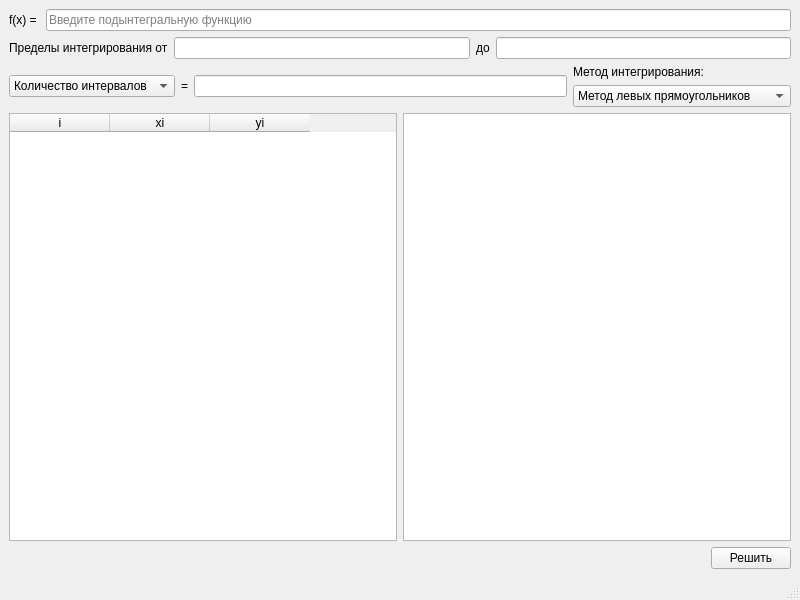
<?xml version="1.0" encoding="UTF-8"?>
<ui version="4.0">
 <class>MainWindow</class>
 <widget class="QMainWindow" name="MainWindow">
  <property name="geometry">
   <rect>
    <x>0</x>
    <y>0</y>
    <width>800</width>
    <height>600</height>
   </rect>
  </property>
  <property name="windowTitle">
   <string>MainWindow</string>
  </property>
  <widget class="QWidget" name="centralwidget">
   <layout class="QVBoxLayout" name="verticalLayout_2">
    <item>
     <layout class="QHBoxLayout" name="horizontalLayout_6">
      <item>
       <widget class="QLabel" name="funcLabel">
        <property name="text">
         <string>f(x) = </string>
        </property>
       </widget>
      </item>
      <item>
       <widget class="QLineEdit" name="userInputLine">
        <property name="inputMethodHints">
         <set>Qt::ImhPreferLatin</set>
        </property>
        <property name="inputMask">
         <string/>
        </property>
        <property name="maxLength">
         <number>30</number>
        </property>
        <property name="echoMode">
         <enum>QLineEdit::Normal</enum>
        </property>
        <property name="placeholderText">
         <string>Введите подынтегральную функцию</string>
        </property>
       </widget>
      </item>
     </layout>
    </item>
    <item>
     <layout class="QHBoxLayout" name="horizontalLayout_5">
      <item>
       <widget class="QLabel" name="limitsLabel1">
        <property name="text">
         <string>Пределы интегрирования от</string>
        </property>
       </widget>
      </item>
      <item>
       <widget class="QLineEdit" name="bottomLimitEdit"/>
      </item>
      <item>
       <widget class="QLabel" name="limitsLabel2">
        <property name="text">
         <string>до</string>
        </property>
       </widget>
      </item>
      <item>
       <widget class="QLineEdit" name="topLimitEdit"/>
      </item>
     </layout>
    </item>
    <item>
     <layout class="QHBoxLayout" name="horizontalLayout_4">
      <item>
       <layout class="QHBoxLayout" name="horizontalLayout_3">
        <item>
         <widget class="QComboBox" name="stepTypeBox">
          <item>
           <property name="text">
            <string>Количество интервалов</string>
           </property>
          </item>
          <item>
           <property name="text">
            <string>Шаг интегрирования</string>
           </property>
          </item>
         </widget>
        </item>
        <item>
         <widget class="QLabel" name="stepTypeLabel">
          <property name="text">
           <string>=</string>
          </property>
         </widget>
        </item>
        <item>
         <widget class="QLineEdit" name="stepSizeEdit"/>
        </item>
       </layout>
      </item>
      <item>
       <layout class="QVBoxLayout" name="verticalLayout">
        <item>
         <widget class="QLabel" name="integrationMethodLabel">
          <property name="text">
           <string>Метод интегрирования:</string>
          </property>
         </widget>
        </item>
        <item>
         <widget class="QComboBox" name="integrationMethodBox">
          <item>
           <property name="text">
            <string>Метод левых прямоугольников</string>
           </property>
          </item>
          <item>
           <property name="text">
            <string>Метод средних прямоугольников</string>
           </property>
          </item>
          <item>
           <property name="text">
            <string>Метод правых прямоугольников</string>
           </property>
          </item>
          <item>
           <property name="text">
            <string>Метод трапеций</string>
           </property>
          </item>
          <item>
           <property name="text">
            <string>Метод Симпсона</string>
           </property>
          </item>
         </widget>
        </item>
       </layout>
      </item>
     </layout>
    </item>
    <item>
     <layout class="QHBoxLayout" name="horizontalLayout">
      <item>
       <widget class="QTableWidget" name="tableWidget">
        <column>
         <property name="text">
          <string>i</string>
         </property>
        </column>
        <column>
         <property name="text">
          <string>xi</string>
         </property>
        </column>
        <column>
         <property name="text">
          <string>yi</string>
         </property>
        </column>
       </widget>
      </item>
      <item>
       <widget class="QTextBrowser" name="resultTextBrowser"/>
      </item>
     </layout>
    </item>
    <item>
     <layout class="QHBoxLayout" name="horizontalLayout_2">
      <item>
       <spacer name="horizontalSpacer">
        <property name="orientation">
         <enum>Qt::Horizontal</enum>
        </property>
        <property name="sizeHint" stdset="0">
         <size>
          <width>478</width>
          <height>20</height>
         </size>
        </property>
       </spacer>
      </item>
      <item>
       <widget class="QPushButton" name="solveButton">
        <property name="text">
         <string>Решить</string>
        </property>
        <property name="shortcut">
         <string>Ctrl+Return</string>
        </property>
       </widget>
      </item>
     </layout>
    </item>
   </layout>
  </widget>
  <widget class="QMenuBar" name="menubar">
   <property name="geometry">
    <rect>
     <x>0</x>
     <y>0</y>
     <width>800</width>
     <height>28</height>
    </rect>
   </property>
  </widget>
  <widget class="QStatusBar" name="statusbar"/>
 </widget>
 <resources/>
 <connections/>
</ui>
